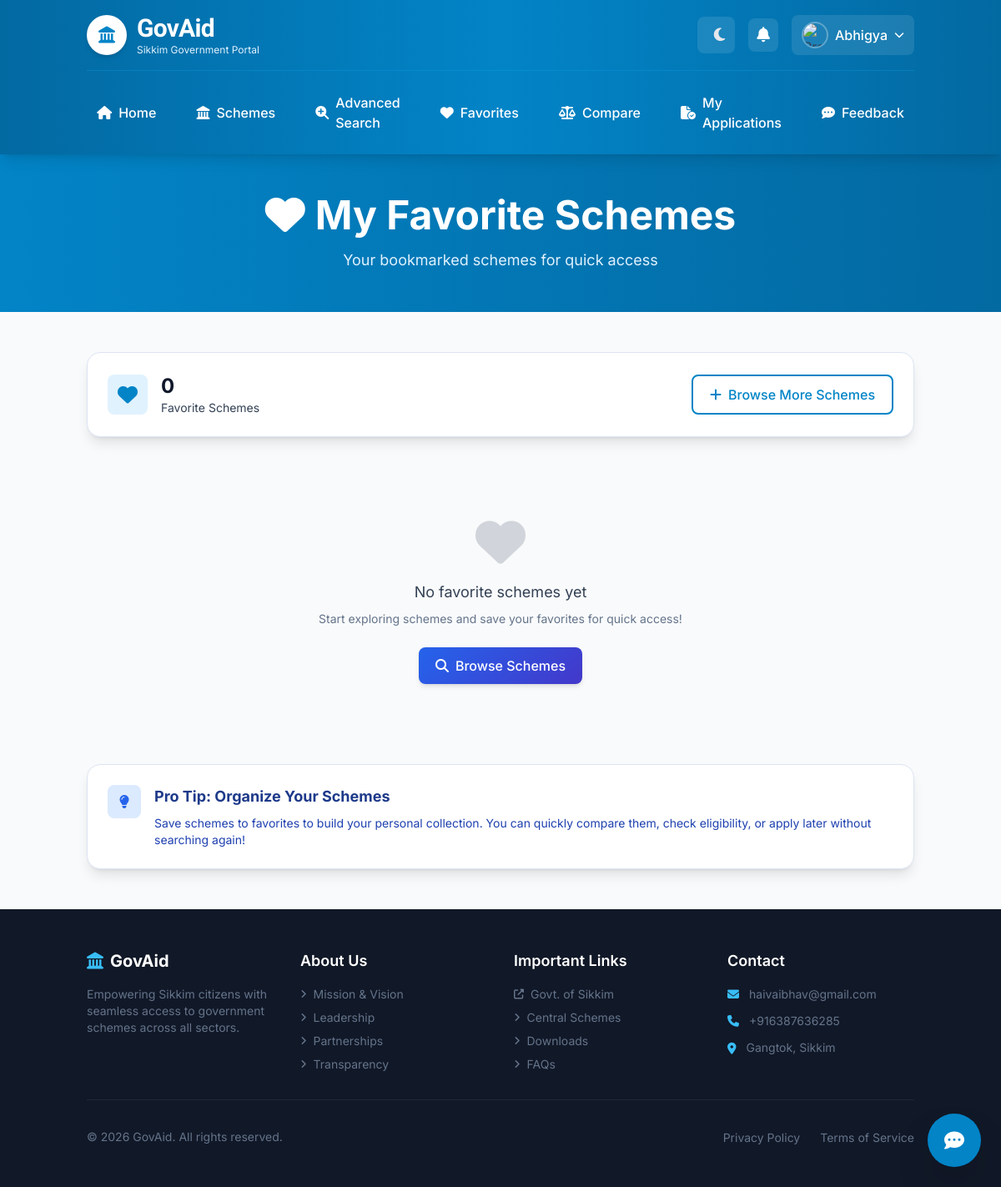
Before: /favorites/ (signed in) with the older database file.
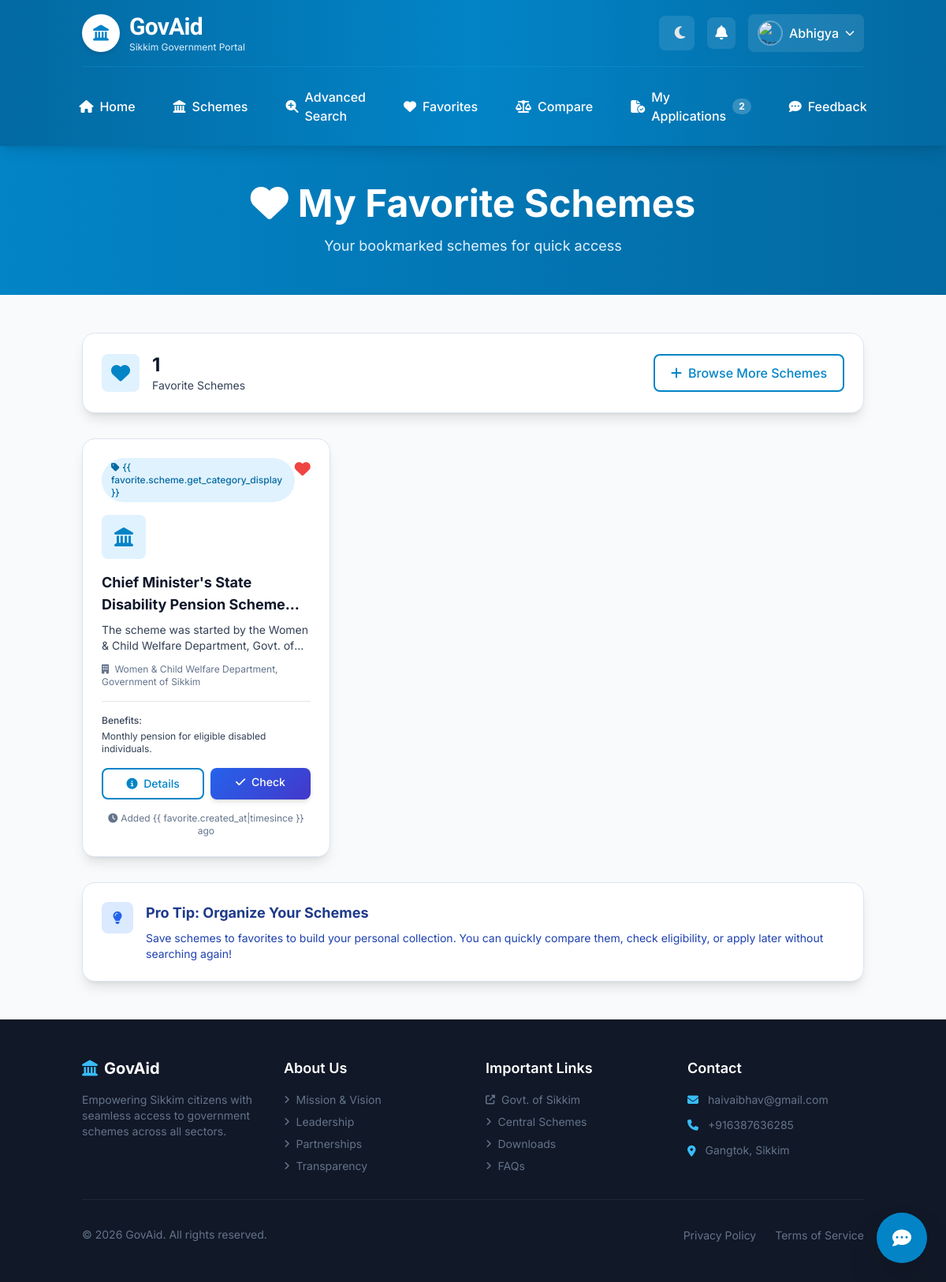
After: the same page with the newer database file.
### schemesapp/models.py (models this page shows, shortened)
class Favorite(models.Model):
    user = models.ForeignKey(User, on_delete=models.CASCADE)
    scheme = models.ForeignKey(Scheme, on_delete=models.CASCADE)
    created_at = models.DateTimeField(auto_now_add=True)
    class Meta:
        unique_together = ('user', 'scheme')

class Scheme(models.Model):
    CATEGORY_CHOICES = [
        ('education', 'Education'),
        ('health', 'Health'),
        ('agriculture', 'Agriculture'),
        ('business', 'Business'),
        ('social', 'Social Welfare'),
        ('employment', 'Employment'),
        ('infrastructure', 'Infrastructure'),
        ('sports', 'Sports'),
        ('women', 'Women Empowerment'),
        ('other', 'Other'),
    ]
    name = models.CharField(max_length=255)
    slug = models.SlugField(max_length=300, unique=True, blank=True)
    objective = models.TextField()
    benefits = models.TextField()
    agency = models.CharField(max_length=255)
    full_description = models.TextField(blank=True, null=True)
    category = models.CharField(max_length=50, choices=CATEGORY_CHOICES, default='other')
    website = models.URLField(blank=True, null=True)
    contact_email = models.EmailField(blank=True, null=True)
    contact_phone = models.CharField(max_length=20, blank=True, null=True)
    application_deadline = models.DateField(blank=True, null=True)
    created_at = models.DateTimeField(auto_now_add=True, null=True, blank=True)
    updated_at = models.DateTimeField(auto_now=True, null=True, blank=True)
    GENDER_CHOICES = [
    ('M' ,'Male'),
    ('F' ,'Female'),
    ('T', "Transgender")
    ]
    MARITIAL_CHOICES = [
    ('MARRIED' ,'Married'),
    ('NOT MARRIED' ,'Never Married'),
    ('WIDOWED', "Widowed"),
    ('DIVORCEE', "Divorcee")
    ]
    CASTE_CHOICES = [
    ('G' ,'General'),
    ('OBC' ,'Other Backward Caste(OBC)'),
    ('PVTG', "Particularly Vulnarable Tribal Group"),
    ('SC', "Scheduled Class"),
    ('ST', "Scheduled Tribe")
    ]
    gender= models.CharField(max_length=50, choices=GENDER_CHOICES, blank=True, null=True)
    min_age = models.IntegerField(blank=True, null=True)
    max_age = models.IntegerField(blank=True, null=True)
    maritial_status = models.CharField(max_length=50, choices=MARITIAL_CHOICES, blank=True, null=True)
    location = models.CharField(max_length=100, choices=[('rural', "Rural"),('urban', "Urban")], blank=True, null=True)
    caste = models.CharField(max_length=100, choices=CASTE_CHOICES, blank=True, null=True)
    disability = models.BooleanField(blank=True, null=True, default=None)
    minority = models.BooleanField(blank=True, null=True, default=None)
    below_poverty_line = models.BooleanField(blank=True, null=True, default=None)
    max_income = models.PositiveIntegerField(blank=True, null=True, default=None)

### schemesapp/views.py (the view)
# urls.py: path('favorites/', views.favorites_list, name='favorites_list'),
@login_required
def favorites_list(request):
    from .models import Favorite
    favorites = Favorite.objects.filter(user=request.user).select_related('scheme').order_by('-created_at')
    context = {
        'favorites': favorites,
        'total_favorites': favorites.count(),
    }
    return render(request, 'favorites.html', context)

### schemesapp/context_processors.py (called while the page is built, shortened)
def global_user_context(request):
    is_emp = request.user.is_superuser or request.user.groups.filter(name='Employee').exists()
    notifications = Notification.objects.filter(user=request.user, is_read=False).order_by('-created_at')[:8]
    unread_count = Notification.objects.filter(user=request.user, is_read=False).count()
    if is_emp:
        apps_count = Application.objects.filter(status='pending').count()
    else:
        apps_count = Application.objects.filter(user=request.user).count()
    return {
        'notifications': notifications,
        'unread_notifications_count': unread_count,
        'user_applications_count': apps_count,
        'user_is_employee': is_emp,
    }

### schemesapp/templatetags/group_filters.py (called while the page is built)
@register.filter(name='has_group')
def has_group(user, group_name):
    return user.groups.filter(name=group_name).exists()

### schemesapp/templates/favorites.html (shortened to what the changed rows need)
{% extends "base.html" %} {% load static %}
{% block content %}
<section
  class="bg-gradient-to-r from-primary-600 to-primary-700 dark:from-gray-800 dark:to-gray-900 py-12 animate-fade-in-down"
>
  <div class="container mx-auto px-4">
    <div class="max-w-4xl mx-auto text-center">
      <h1
        class="text-4xl md:text-5xl font-bold text-white mb-4 animate-fade-in-up stagger-1"
      >
        <i class="fas fa-heart mr-3"></i>My Favorite Schemes
      </h1>
    </div>
  </div>
</section>
<section class="py-12 bg-gray-50 dark:bg-gray-900">
  <div class="container mx-auto px-4">
    <div class="max-w-6xl mx-auto mb-8">
      <div class="card p-6 bg-white dark:bg-gray-800">
        <div class="flex items-center justify-between">
          <div class="flex items-center gap-4">
            <div>
              <h3 class="text-2xl font-bold text-gray-900 dark:text-white">
                {{ total_favorites }}
              </h3>
              <p class="text-sm text-gray-600 dark:text-gray-400">
                Favorite Schemes
              </p>
            </div>
          </div>
        </div>
      </div>
    </div>
    <div class="max-w-6xl mx-auto">
      {% if favorites %}
      <div class="grid grid-cols-1 md:grid-cols-2 lg:grid-cols-3 gap-6">
        {% for favorite in favorites %}
        <div
          class="card p-6 group hover:shadow-xl transition-all duration-300 animate-fade-in"
        >
          <div class="flex items-start justify-between mb-4">
            <span
              class="inline-block px-3 py-1 text-xs font-medium rounded-full bg-primary-100 dark:bg-primary-900 text-primary-700 dark:text-primary-300"
            >
              <i class="fas fa-tag mr-1"></i>{{
              favorite.scheme.get_category_display }}
            </span>
            <form
              method="post"
              action="{% url 'toggle_favorite' favorite.scheme.pk %}"
              class="inline"
            >
              <button
                type="submit"
                class="text-red-500 hover:text-red-700 dark:text-red-400 dark:hover:text-red-300 transition-colors"
              >
                <i class="fas fa-heart text-xl"></i>
              </button>
            </form>
          </div>
          <div
            class="w-14 h-14 bg-primary-100 dark:bg-primary-900 rounded-lg flex items-center justify-center mb-4 group-hover:scale-110 transition-transform duration-300"
          >
            <i
              class="fas fa-landmark text-2xl text-primary-600 dark:text-primary-400"
            ></i>
          </div>
          <h3
            class="text-lg font-bold text-gray-900 dark:text-white mb-2 line-clamp-2"
          >
            {{ favorite.scheme.name }}
          </h3>
          <p class="text-sm text-gray-600 dark:text-gray-400 mb-3 line-clamp-2">
            {{ favorite.scheme.objective }}
          </p>
          <div class="mb-4 pb-4 border-b border-gray-200 dark:border-gray-700">
            <p class="text-xs text-gray-500 dark:text-gray-500">
              <i class="fas fa-building mr-1"></i>
              {{ favorite.scheme.agency }}
            </p>
          </div>
          <div class="mb-4">
            <p
              class="text-xs font-medium text-gray-700 dark:text-gray-300 mb-1"
            >
              Benefits:
            </p>
            <p class="text-xs text-gray-600 dark:text-gray-400 line-clamp-2">
              {{ favorite.scheme.benefits|truncatewords:12 }}
            </p>
          </div>
          <div class="flex gap-2">
            <a
              href="{% if favorite.scheme.slug %}{% url 'scheme_detail_slug' slug=favorite.scheme.slug %}{% else %}{% url 'scheme_detail' favorite.scheme.pk %}{% endif %}"
              class="flex-1 btn-outline py-2 text-sm rounded-lg text-center font-medium"
              aria-label="View details for {{ favorite.scheme.name }}"
            >
              <i class="fas fa-info-circle mr-1"></i> Details
            </a>
            <a
              href="{% url 'user_eligibility' favorite.scheme.pk %}"
              class="flex-1 btn-primary py-2 text-sm rounded-lg text-center font-medium"
            >
              <i class="fas fa-check mr-1"></i> Check
            </a>
          </div>
          <p class="text-xs text-gray-400 dark:text-gray-500 mt-4 text-center">
            <i class="fas fa-clock mr-1"></i>Added {{
            favorite.created_at|timesince }} ago
          </p>
        </div>
        {% endfor %}
      </div>
      {% else %}
      <div class="empty-state py-16">
        <i
          class="fas fa-heart text-6xl text-gray-300 dark:text-gray-600 mb-4"
        ></i>
        <p class="text-gray-600 dark:text-gray-400 text-lg mb-2">
          No favorite schemes yet
        </p>
        <p class="text-gray-500 dark:text-gray-500 text-sm mb-6">
          Start exploring schemes and save your favorites for quick access!
        </p>
        <a href="{% url 'scheme_list' %}" class="btn-primary">
          <i class="fas fa-search mr-2"></i>Browse Schemes
        </a>
      </div>
      {% endif %}
    </div>
  </div>
</section>
{% endblock %}

### templates/base.html (shortened to what the changed rows need)
{% load static %} {% load group_filters %}
<!doctype html>
<html lang="en" class="scroll-smooth">
  <head>
    <link
      rel="stylesheet"
      href="https://cdnjs.cloudflare.com/ajax/libs/font-awesome/6.5.0/css/all.min.css"
    />
    <link rel="stylesheet" href="{% static 'css/output.css' %}" />
  </head>
  <body class="min-h-screen flex flex-col">
    <header
      class="bg-gradient-to-r from-primary-700 via-primary-600 to-primary-700 dark:from-gray-800 dark:via-gray-900 dark:to-gray-800 shadow-lg sticky top-0 z-50 transition-all duration-300"
    >
      <div class="container mx-auto px-4">
        <nav
          class="hidden lg:flex items-center justify-center space-x-2 py-4"
          role="navigation"
          aria-label="Main Navigation"
        >
          {% if user.is_authenticated %}
          <a
            href="{% url 'all_applications' %}"
            class="flex items-center space-x-2 px-5 py-2.5 text-white hover:bg-white/20 dark:hover:bg-gray-700 rounded-lg transition-all duration-200 group focus-outline"
          >
            <i
              class="fas fa-file-circle-check group-hover:scale-110 transition-transform duration-200"
            ></i>
            <span class="font-medium">{% if user_is_employee %}Applications{% else %}My Applications{% endif %}</span>
            {% if user_applications_count > 0 %}
            <span class="ml-1 px-2 py-0.5 text-xs rounded-full bg-white/20 text-white font-bold">
              {{ user_applications_count }}
            </span>
            {% endif %}
          </a>
          {% endif %}
        </nav>
      </div>
    </header>
    <main class="flex-1">{% block content %}{% endblock %}</main>
  </body>
</html>

Changed rows visible on the page:
added Favorite: scheme.name "Chief Minister's State Disability Pension…", scheme.objective "The scheme was started by the Women & Child Welfare Department, Govt.…", scheme.agency "Women & Child Welfare Department, Government of Sikkim", scheme.benefits "Monthly pension for eligible disabled individuals."
Other visible differences:
{{ user_applications_count }}: (not shown) → "2"
{{ total_favorites }}: "0" → "1"
text no longer shown: "No favorite schemes yet Start exploring schemes and save your favorites for quick access! Browse Schemes"
